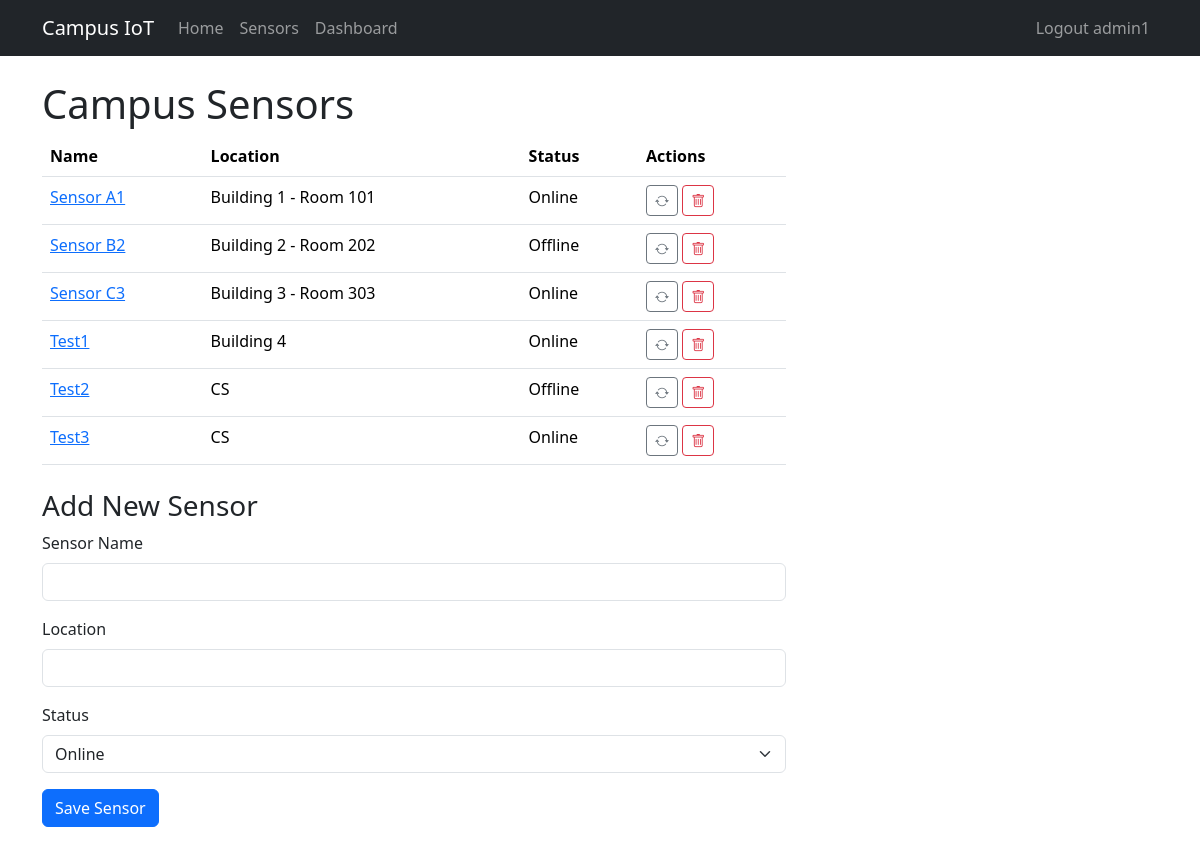
Page /sensors (signed in) on the earlier database version.
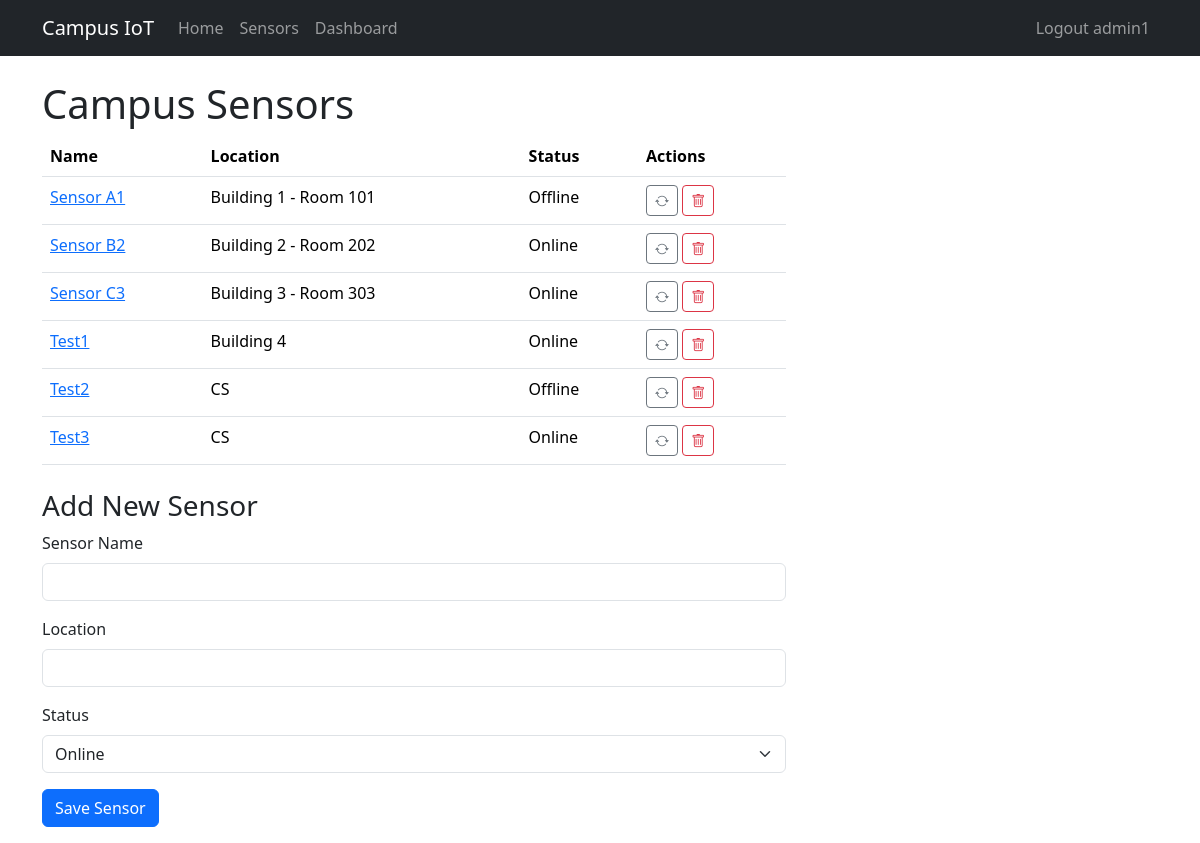
Same page on the later database version.
### app/models.py (models this page shows, shortened)
class User(UserMixin, db.Model):
    __tablename__ = 'users'
    id = db.Column(db.Integer, primary_key=True)  # unique PK
    username = db.Column(db.String(64), unique=True, nullable=False)  # login name
    email = db.Column(db.String(120), unique=True, nullable=False)    # contact info
    password_hash = db.Column(db.String(128), nullable=False)         # hashed password
    role = db.Column(db.String(20), nullable=False)                  # 'admin' or 'student'
    feedbacks = db.relationship('Feedback', backref='user', cascade='all, delete-orphan')

class Sensor(db.Model):
    __tablename__ = 'sensors'
    id = db.Column(db.Integer, primary_key=True)
    name = db.Column(db.String(64), nullable=False)       # e.g. "Sensor A1"
    location = db.Column(db.String(128), nullable=False)  # e.g. "Building 1, Room 101"
    status = db.Column(db.String(20), nullable=False)     # e.g. "online", "offline"
    calibrations = db.relationship('Calibration', backref='sensor', cascade='all, delete-orphan')
    feedbacks = db.relationship('Feedback', backref='sensor', cascade='all, delete-orphan')

### app/views.py (the view, shortened to what this page needs)
@bp.route('/sensors', methods=['GET', 'POST'], endpoint='sensors')
@login_required
def sensors():
    if current_user.role != 'admin':
        abort(403)
    sensor_form = SensorForm()
    action_form = ActionForm()
    all_sensors = db.session.scalars(db.select(Sensor)).all()
    return render_template(
        'sensor_list.html',
        title='Sensors',
        sensors=all_sensors,
        sensor_form=sensor_form,
        action_form=action_form
    )

### app/forms.py
class SensorForm(FlaskForm):
    name = StringField(
        'Sensor Name',
        validators=[DataRequired(), Length(max=64)]
    )
    location = StringField(
        'Location',
        validators=[DataRequired(), Length(max=128)]
    )
    status = SelectField(
        'Status',
        choices=[('online','Online'), ('offline','Offline')],
        validators=[DataRequired()]
    )
    submit = SubmitField('Save Sensor')

class ActionForm(FlaskForm):
    class Meta:
        csrf = False
    record_id = HiddenField(validators=[DataRequired()])
    submit = SubmitField('Go')

### app/models.py (called while the page is built)
@login.user_loader
def load_user(user_id: str):
    return User.query.get(int(user_id))

### app/templates/sensor_list.html (shortened to what this page needs)
{% extends "base.html" %}
{% block content %}
  <h1 class="mt-4">Campus Sensors</h1>
  <div class="col-lg-8">
    <table class="table">
      <thead>
        <tr>
          <th>Name</th>
          <th>Location</th>
          <th>Status</th>
          <th>Actions</th>
        </tr>
      </thead>
      <tbody>
        {% for sensor in sensors %}
        <tr>
          <td>
            <a href="{{ url_for('main.sensor_detail', id=sensor.id) }}">
              {{ sensor.name }}
            </a>
          </td>
          <td>{{ sensor.location }}</td>
          <td>{{ sensor.status.capitalize() }}</td>
          <td>
            <form action="{{ url_for('main.toggle_sensor_status') }}"
                  method="post"
                  style="display:inline">
              <button class="btn btn-sm btn-outline-secondary" type="submit"
                      title="Toggle Status">
                <i class="bi bi-arrow-repeat"></i>
              </button>
            </form>
            <form action="{{ url_for('main.remove_sensor') }}"
                  method="post"
                  style="display:inline">
              <button class="btn btn-sm btn-outline-danger" type="submit">
                <i class="bi bi-trash"></i>
              </button>
            </form>
          </td>
        </tr>
        {% endfor %}
      </tbody>
    </table>
    <h3 class="mt-4">Add New Sensor</h3>
    {% import "bootstrap_wtf.html" as wtf %}
    {{ wtf.quick_form(sensor_form) }}
  </div>
{% endblock %}

### app/templates/base.html (shortened to what this page needs)
<!doctype html>
<html lang="en">
<head>
  <link
    href="https://cdn.jsdelivr.net/npm/bootstrap@5.3.3/dist/css/bootstrap.min.css"
    rel="stylesheet"
>
  <link
    rel="stylesheet"
    href="https://cdn.jsdelivr.net/npm/bootstrap-icons@1.11.3/font/bootstrap-icons.min.css">
</head>
<body>
<nav class="navbar navbar-expand-sm bg-dark" data-bs-theme="dark">
  <div class="container">
    <a class="navbar-brand" href="{{ url_for('main.home') }}">Campus IoT</a>
    <div class="collapse navbar-collapse" id="navbarSupportedContent">
      <ul class="navbar-nav me-auto mb-2 mb-lg-0">
        <li class="nav-item">
          <a class="nav-link" href="{{ url_for('main.home') }}">Home</a>
        </li>
        {% if not current_user.is_anonymous %}
          {% if current_user.role == 'admin' %}
            <li class="nav-item">
              <a class="nav-link" href="{{ url_for('main.sensors') }}">Sensors</a>
            </li>
            <li class="nav-item">
              <a class="nav-link" href="{{ url_for('main.admin_dashboard') }}">Dashboard</a>
            </li>
          {% elif current_user.role == 'student' %}
            <li class="nav-item">
              <a class="nav-link" href="{{ url_for('main.student_dashboard') }}">Feedback</a>
            </li>
          {% endif %}
        {% endif %}
      </ul>
      <ul class="navbar-nav mb-2 mb-lg-0">
        {% if current_user.is_anonymous %}
          <li class="nav-item">
            <a class="nav-link" href="{{ url_for('main.login') }}">Login</a>
          </li>
        {% else %}
          <li class="nav-item">
            <a class="nav-link" href="{{ url_for('main.logout') }}">
              Logout {{ current_user.username }}
            </a>
          </li>
        {% endif %}
      </ul>
    </div>
  </div>
</nav>
<div class="container mt-4">
  {% block content %}{% endblock %}
</div>
</body>
</html>

### app/templates/bootstrap_wtf.html (shortened to what this page needs)
{% macro form_field(field, autofocus) %}
  {%- if field.type == 'BooleanField' %}
  <div class="form-check mb-3">
    {{ field(class='form-check-input') }}
    {{ field.label(class='form-check-label') }}
  </div>
  {%- elif field.type == 'SelectField' %}
    {{ field.label(class='form-label') }}
    {{ field(class='form-select mb-3' + (' is-invalid' if field.errors else '')) }}
  {%- elif field.type == 'SubmitField' %}
  {{ field(class='btn btn-primary mb-3') }}
  {%- else %}
  <div class="mb-3">
    {{ field.label(class='form-label') }}
    {% if autofocus %}
      {{ field(class='form-control' + (' is-invalid' if field.errors else ''), autofocus=True) }}
    {% else %}
      {{ field(class='form-control' + (' is-invalid' if field.errors else '')) }}
    {% endif %}
  </div>
  {%- endif %}
{% endmacro %}
{% macro quick_form(form, action="", method="post", id="", novalidate=False, autofocus=False) %}
<form
  {%- if action != None %} action="{{ action }}"{% endif -%}
  {%- if method %} method="{{ method }}"{% endif %}
  {%- if novalidate %} novalidate{% endif -%}>
  {% set ns = namespace(first_field=autofocus) %}
  {%- for field in form %}
    {% if field.widget.input_type is undefined or field.widget.input_type != 'hidden' -%}
      {{ form_field(field, ns.first_field) }}
      {% set ns.first_field = false %}
    {%- endif %}
  {%- endfor %}
</form>
{% endmacro %}

Differences in the rows shown:
changed Sensor "Sensor A1": status "Online" → "Offline"
changed Sensor "Sensor B2": status "Offline" → "Online"
